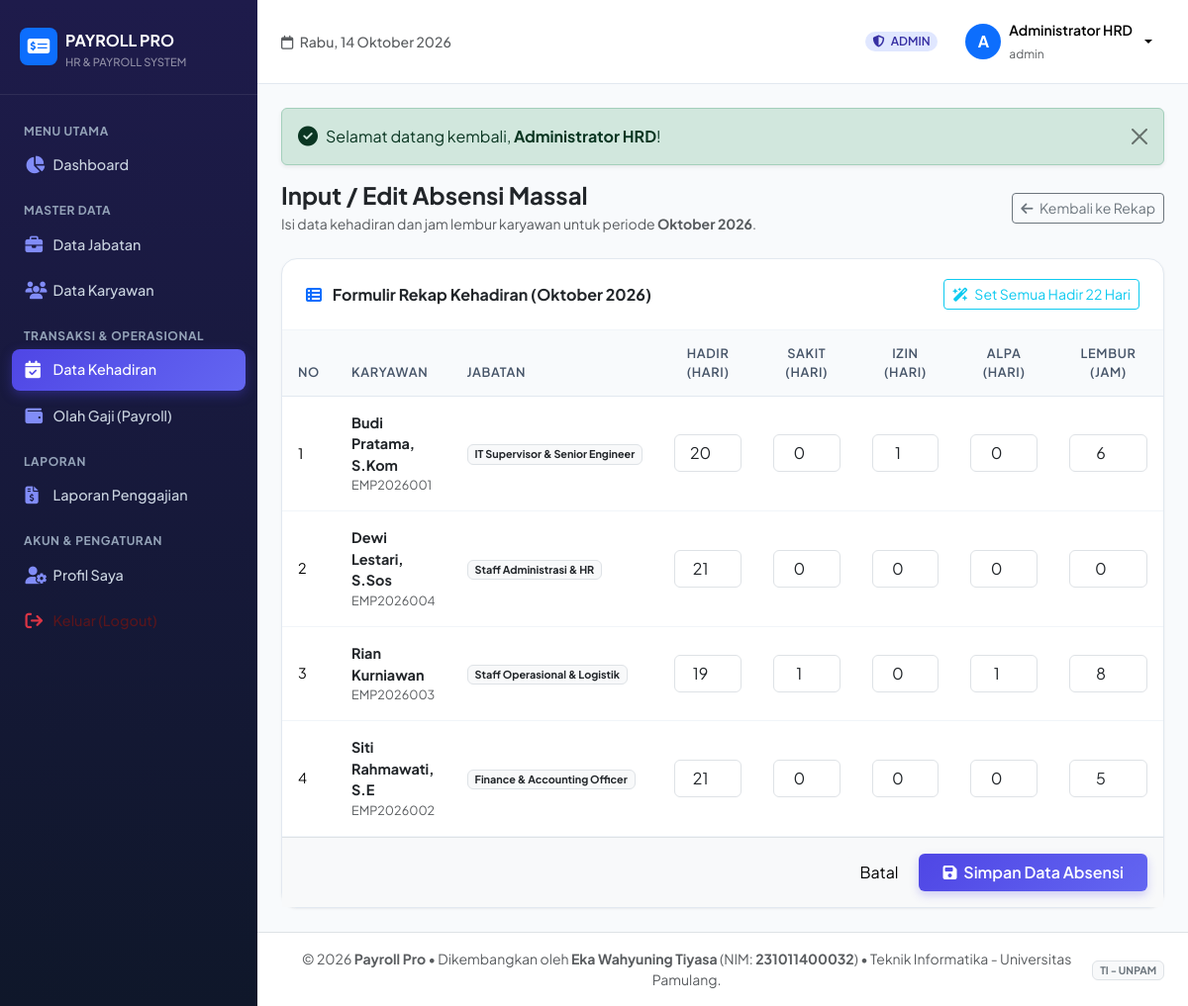
The app's page /absensi/input.php (signed in) with its own data.
### tables this page shows
CREATE TABLE `karyawan` (
  `id` INT AUTO_INCREMENT PRIMARY KEY,
  `user_id` INT NULL,
  `nip` VARCHAR(30) NOT NULL UNIQUE,
  `nama` VARCHAR(100) NOT NULL,
  `email` VARCHAR(100) NOT NULL,
  `jabatan_id` INT NOT NULL,
  `jenis_kelamin` ENUM('Laki-laki', 'Perempuan') NOT NULL DEFAULT 'Laki-laki',
  `no_telepon` VARCHAR(20) DEFAULT NULL,
  `alamat` TEXT DEFAULT NULL,
  `status_kepegawaian` ENUM('Tetap', 'Kontrak', 'Magang') NOT NULL DEFAULT 'Tetap',
  `tanggal_masuk` DATE NOT NULL,
  `no_rekening` VARCHAR(50) NOT NULL,
  `nama_bank` VARCHAR(50) NOT NULL DEFAULT 'BCA',
  `foto` VARCHAR(255) DEFAULT 'default.png',
  `created_at` TIMESTAMP DEFAULT CURRENT_TIMESTAMP,
  INDEX (`jabatan_id`),
  INDEX (`user_id`),
  CONSTRAINT `fk_karyawan_jabatan` FOREIGN KEY (`jabatan_id`) REFERENCES `jabatan` (`id`) ON DELETE RESTRICT ON UPDATE CASCADE,
  CONSTRAINT `fk_karyawan_user` FOREIGN KEY (`user_id`) REFERENCES `users` (`id`) ON DELETE SET NULL ON UPDATE CASCADE
);

CREATE TABLE `jabatan` (
  `id` INT AUTO_INCREMENT PRIMARY KEY,
  `nama_jabatan` VARCHAR(100) NOT NULL,
  `gaji_pokok` DECIMAL(15,2) NOT NULL DEFAULT 0,
  `tunjangan_jabatan` DECIMAL(15,2) NOT NULL DEFAULT 0,
  `uang_makan_per_hari` DECIMAL(15,2) NOT NULL DEFAULT 25000,
  `created_at` TIMESTAMP DEFAULT CURRENT_TIMESTAMP
);

CREATE TABLE `absensi` (
  `id` INT AUTO_INCREMENT PRIMARY KEY,
  `karyawan_id` INT NOT NULL,
  `bulan` INT NOT NULL,
  `tahun` INT NOT NULL,
  `hadir` INT NOT NULL DEFAULT 0,
  `sakit` INT NOT NULL DEFAULT 0,
  `izin` INT NOT NULL DEFAULT 0,
  `alpa` INT NOT NULL DEFAULT 0,
  `lembur_jam` INT NOT NULL DEFAULT 0,
  `created_at` TIMESTAMP DEFAULT CURRENT_TIMESTAMP,
  UNIQUE KEY `unique_absensi_periode` (`karyawan_id`, `bulan`, `tahun`),
  INDEX (`karyawan_id`),
  CONSTRAINT `fk_absensi_karyawan` FOREIGN KEY (`karyawan_id`) REFERENCES `karyawan` (`id`) ON DELETE CASCADE ON UPDATE CASCADE
);

### config/app.php (called while the page is built, shortened)
<?php
function base_url($path = '') {
    $protocol = (!empty($_SERVER['HTTPS']) && $_SERVER['HTTPS'] !== 'off' || (isset($_SERVER['SERVER_PORT']) && $_SERVER['SERVER_PORT'] == 443)) ? "https://" : "http://";
    $host = $_SERVER['HTTP_HOST'] ?? 'localhost';
    $docRoot = realpath($_SERVER['DOCUMENT_ROOT'] ?? '');
    $appRoot = realpath(__DIR__ . '/..');
    $subDir = '';
    if ($docRoot && $appRoot && strpos($appRoot, $docRoot) === 0) {
        $subDir = str_replace('\\', '/', substr($appRoot, strlen($docRoot)));
    } else {
        $script = $_SERVER['SCRIPT_NAME'] ?? '';
        if (stripos($script, '/Aplikasi Gaji') !== false) {
            $subDir = '/Aplikasi Gaji';
        }
    }
    $url = $protocol . $host . rtrim($subDir, '/');
    $path = ltrim($path, '/');
    return $url . ($path !== '' ? '/' . $path : '');
}
function bulan_indonesia($bln) {
    $bulan_arr = [
        1 => 'Januari', 2 => 'Februari', 3 => 'Maret', 4 => 'April',
        5 => 'Mei', 6 => 'Juni', 7 => 'Juli', 8 => 'Agustus',
        9 => 'September', 10 => 'Oktober', 11 => 'November', 12 => 'Desember'
    ];
    return $bulan_arr[(int)$bln] ?? '';
}

### absensi/input.php (the view, shortened to what this page needs)
<?php
require_once __DIR__ . '/../config/app.php';
$bulan = (int)($_GET['bulan'] ?? date('n'));
$tahun = (int)($_GET['tahun'] ?? date('Y'));
$stmt = $pdo->prepare("SELECT k.id as karyawan_id, k.nip, k.nama, j.nama_jabatan,
    a.hadir, a.sakit, a.izin, a.alpa, a.lembur_jam
    FROM karyawan k
    JOIN jabatan j ON k.jabatan_id = j.id
    LEFT JOIN absensi a ON k.id = a.karyawan_id AND a.bulan = ? AND a.tahun = ?
    ORDER BY k.nama ASC");
$stmt->execute([$bulan, $tahun]);
$karyawan_list = $stmt->fetchAll();
include __DIR__ . '/../includes/header.php';
?>
<div class="d-md-flex align-items-center justify-content-between mb-4">
    <div>
        <h4 class="fw-bold mb-1 text-dark">Input / Edit Absensi Massal</h4>
        <p class="text-muted small mb-0">Isi data kehadiran dan jam lembur karyawan untuk periode <strong><?= bulan_indonesia($bulan) . ' ' . $tahun ?></strong>.</p>
    </div>
    <div class="mt-3 mt-md-0">
        <a href="<?= base_url("absensi/index.php?bulan={$bulan}&tahun={$tahun}") ?>" class="btn btn-outline-secondary btn-sm">
            <i class="fa-solid fa-arrow-left me-1"></i> Kembali ke Rekap
        </a>
    </div>
</div>
<div class="card-modern">
    <div class="card-header-clean d-flex align-items-center justify-content-between">
        <h6 class="fw-bold mb-0 text-dark">
            <i class="fa-solid fa-table-list text-primary me-2"></i> Formulir Rekap Kehadiran (<?= bulan_indonesia($bulan) . ' ' . $tahun ?>)
        </h6>
        <button type="button" class="btn btn-sm btn-outline-info" onclick="setSemuaHadir(22)">
            <i class="fa-solid fa-wand-magic-sparkles me-1"></i> Set Semua Hadir 22 Hari
        </button>
    </div>
    <form method="POST" action="">
        <div class="table-responsive">
            <table class="table table-modern align-middle">
                <thead>
                    <tr>
                        <th style="width: 50px;">No</th>
                        <th>Karyawan</th>
                        <th>Jabatan</th>
                        <th style="width: 120px;" class="text-center">Hadir (Hari)</th>
                        <th style="width: 120px;" class="text-center">Sakit (Hari)</th>
                        <th style="width: 120px;" class="text-center">Izin (Hari)</th>
                        <th style="width: 120px;" class="text-center">Alpa (Hari)</th>
                        <th style="width: 130px;" class="text-center">Lembur (Jam)</th>
                    </tr>
                </thead>
                <tbody>
                    <?php if (empty($karyawan_list)): ?>
                        <tr>
                            <td colspan="8" class="text-center py-4 text-muted">Belum ada karyawan yang terdaftar.</td>
                        </tr>
                    <?php else: ?>
                        <?php $no = 1; foreach ($karyawan_list as $k): ?>
                            <tr>
                                <td><?= $no++ ?></td>
                                <td>
                                    <strong class="text-dark"><?= htmlspecialchars($k['nama']) ?></strong>
                                    <div class="text-muted small"><?= htmlspecialchars($k['nip']) ?></div>
                                </td>
                                <td><span class="badge bg-light text-dark border"><?= htmlspecialchars($k['nama_jabatan']) ?></span></td>
                                <td>
                                    <input type="number" min="0" max="31" name="absensi[<?= $k['karyawan_id'] ?>][hadir]" class="form-control text-center input-hadir" value="<?= $k['hadir'] !== null ? $k['hadir'] : 22 ?>" required>
                                </td>
                                <td>
                                    <input type="number" min="0" max="31" name="absensi[<?= $k['karyawan_id'] ?>][sakit]" class="form-control text-center" value="<?= (int)($k['sakit'] ?? 0) ?>" required>
                                </td>
                                <td>
                                    <input type="number" min="0" max="31" name="absensi[<?= $k['karyawan_id'] ?>][izin]" class="form-control text-center" value="<?= (int)($k['izin'] ?? 0) ?>" required>
                                </td>
                                <td>
                                    <input type="number" min="0" max="31" name="absensi[<?= $k['karyawan_id'] ?>][alpa]" class="form-control text-center" value="<?= (int)($k['alpa'] ?? 0) ?>" required>
                                </td>
                                <td>
                                    <input type="number" min="0" max="100" name="absensi[<?= $k['karyawan_id'] ?>][lembur_jam]" class="form-control text-center" value="<?= (int)($k['lembur_jam'] ?? 0) ?>" required>
                                </td>
                            </tr>
                        <?php endforeach; ?>
                    <?php endif; ?>
                </tbody>
            </table>
        </div>
        <div class="p-3 bg-light border-top d-flex justify-content-end gap-2">
            <a href="<?= base_url("absensi/index.php?bulan={$bulan}&tahun={$tahun}") ?>" class="btn btn-light">Batal</a>
            <button type="submit" class="btn btn-primary-gradient px-4">
                <i class="fa-solid fa-save me-1"></i> Simpan Data Absensi
            </button>
        </div>
    </form>
</div>
<?php include __DIR__ . '/../includes/footer.php'; ?>

### assets/css/style.css (style rules this page uses)
:root { --primary: #4f46e5; --primary-hover: #4338ca; --primary-light: #eef2ff; --secondary: #0ea5e9; --accent: #8b5cf6; --success: #10b981; --warning: #f59e0b; --danger: #ef4444; --dark-bg: #0f172a; --sidebar-bg: #1e1b4b; --sidebar-hover: #312e81; --card-bg: #ffffff; --text-main: #1e293b; --text-muted: #64748b; --border-color: #e2e8f0; }
body { font-family: 'Plus Jakarta Sans', -apple-system, BlinkMacSystemFont, sans-serif; background-color: #f8fafc; color: var(--text-main); min-height: 100vh; }
.card-modern { background: #ffffff; border: 1px solid var(--border-color); border-radius: 1rem; box-shadow: 0 1px 3px 0 rgba(0, 0, 0, 0.05), 0 1px 2px -1px rgba(0, 0, 0, 0.05); transition: all 0.25s ease; }
.card-header-clean { background: transparent; border-bottom: 1px solid #f1f5f9; padding: 1.25rem 1.5rem; }
.table-modern { margin-bottom: 0; }
.table-modern thead th { background-color: #f8fafc; color: #475569; font-weight: 600; font-size: 0.8rem; text-transform: uppercase; letter-spacing: 0.05em; border-bottom: 1px solid #e2e8f0; padding: 0.85rem 1rem; }
.table-modern tbody td { padding: 1rem; vertical-align: middle; border-bottom: 1px solid #f1f5f9; font-size: 0.9rem; }
.btn-primary-gradient { background: linear-gradient(135deg, #4f46e5 0%, #6366f1 100%); color: white; border: none; font-weight: 600; box-shadow: 0 4px 10px rgba(79, 70, 229, 0.25); transition: all 0.2s; }

### records on screen
karyawan: nama "Budi Pratama, S.Kom", nip "EMP2026001", jabatan.nama_jabatan "IT Supervisor & Senior Engineer", hadir "20", sakit "0", id.izin "1", alpa "0", lembur_jam "6"
karyawan: nama "Dewi Lestari, S.Sos", nip "EMP2026004", jabatan.nama_jabatan "Staff Administrasi & HR", hadir "21", sakit "0", izin "0", alpa "0", lembur_jam "0"
karyawan: nama "Rian Kurniawan", nip "EMP2026003", jabatan.nama_jabatan "Staff Operasional & Logistik", hadir "19", sakit "1", izin "0", alpa "1", lembur_jam "8"
karyawan: nama "Siti Rahmawati, S.E", nip "EMP2026002", jabatan.nama_jabatan "Finance & Accounting Officer", hadir "21", sakit "0", izin "0", alpa "0", lembur_jam "5"

### other values on screen
$user['role'] "ADMIN"
substr($user['nama_lengkap'], 0, 1) "A"
$user['nama_lengkap'] "Administrator HRD"
$user['username'] "admin"
$msg "Selamat datang kembali, Administrator HRD !"
bulan_indonesia($bulan) "Oktober"
$tahun "2026"
